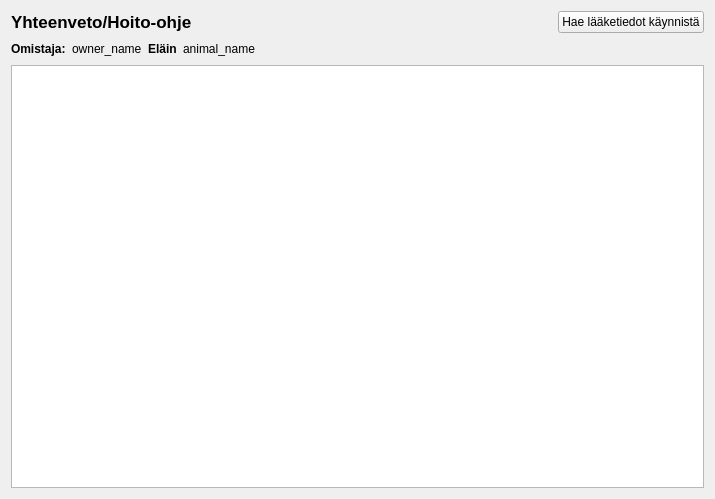
<?xml version="1.0" encoding="UTF-8"?>
<ui version="4.0">
 <class>SummaryTab</class>
 <widget class="QWidget" name="SummaryTab">
  <property name="geometry">
   <rect>
    <x>0</x>
    <y>0</y>
    <width>715</width>
    <height>499</height>
   </rect>
  </property>
  <property name="windowTitle">
   <string>Form</string>
  </property>
  <layout class="QVBoxLayout" name="verticalLayout_2">
   <item>
    <layout class="QVBoxLayout" name="verticalLayout">
     <item>
      <layout class="QHBoxLayout" name="horizontalLayout_3">
       <item>
        <widget class="QLabel" name="label">
         <property name="font">
          <font>
           <pointsize>13</pointsize>
           <weight>75</weight>
           <bold>true</bold>
          </font>
         </property>
         <property name="text">
          <string>Yhteenveto/Hoito-ohje</string>
         </property>
        </widget>
       </item>
       <item>
        <spacer name="horizontalSpacer_2">
         <property name="orientation">
          <enum>Qt::Horizontal</enum>
         </property>
         <property name="sizeHint" stdset="0">
          <size>
           <width>40</width>
           <height>20</height>
          </size>
         </property>
        </spacer>
       </item>
       <item>
        <widget class="QPushButton" name="getInfoFromVisitButton">
         <property name="text">
          <string>Hae lääketiedot käynnistä</string>
         </property>
        </widget>
       </item>
       <item>
        <layout class="QHBoxLayout" name="searchLayout"/>
       </item>
      </layout>
     </item>
     <item>
      <layout class="QHBoxLayout" name="horizontalLayout_2">
       <item>
        <widget class="QLabel" name="label_2">
         <property name="font">
          <font>
           <weight>75</weight>
           <bold>true</bold>
          </font>
         </property>
         <property name="text">
          <string>Omistaja:</string>
         </property>
         <property name="wordWrap">
          <bool>false</bool>
         </property>
        </widget>
       </item>
       <item>
        <widget class="QLabel" name="ownerNameLabel">
         <property name="text">
          <string>owner_name</string>
         </property>
        </widget>
       </item>
       <item>
        <widget class="QLabel" name="label_4">
         <property name="font">
          <font>
           <weight>75</weight>
           <bold>true</bold>
          </font>
         </property>
         <property name="text">
          <string>Eläin</string>
         </property>
        </widget>
       </item>
       <item>
        <widget class="QLabel" name="animalNameLabel">
         <property name="text">
          <string>animal_name</string>
         </property>
        </widget>
       </item>
       <item>
        <spacer name="horizontalSpacer">
         <property name="orientation">
          <enum>Qt::Horizontal</enum>
         </property>
         <property name="sizeHint" stdset="0">
          <size>
           <width>40</width>
           <height>20</height>
          </size>
         </property>
        </spacer>
       </item>
      </layout>
     </item>
    </layout>
   </item>
   <item>
    <widget class="QPlainTextEdit" name="plainTextEdit"/>
   </item>
  </layout>
 </widget>
 <resources/>
 <connections/>
</ui>
